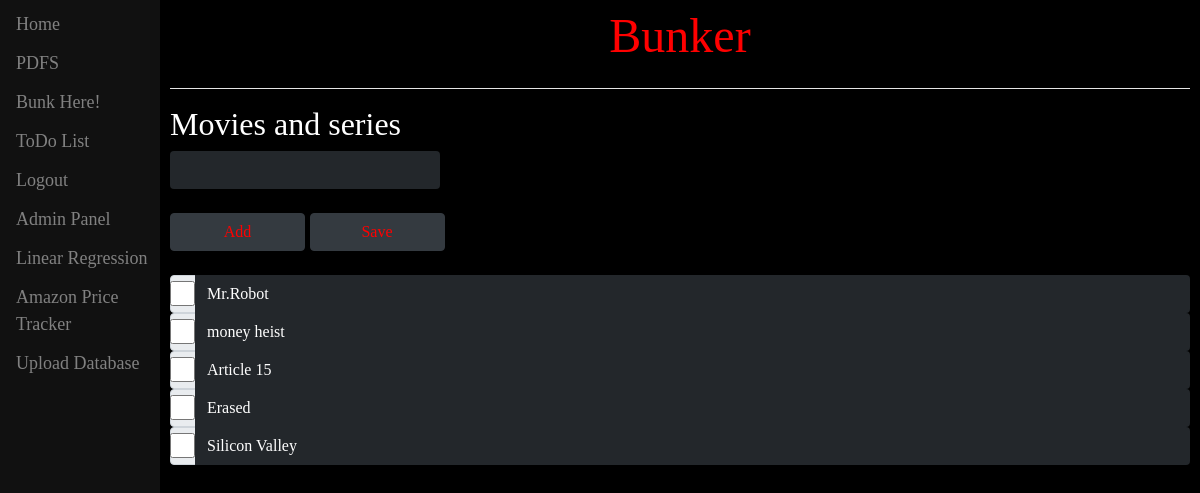
The page /td/12 (signed in) on the database its author committed.
### page1/models.py (models this page shows, shortened)
class ToDo(models.Model):
	name = models.CharField(max_length=200)

class Item(models.Model):
	todolist = models.ForeignKey(ToDo, on_delete=models.CASCADE)
	text = models.CharField(max_length=300)
	complete = models.BooleanField()

### page1/views.py (the view, shortened to what this page needs)
# urls.py: path('td/<int:id>',views.index2, name='index2'),
def index2(request, id):
	ls = ToDo.objects.get(id=id)
	return render(request, "page1/indi.html", {"ls": ls})

### page1/templates/page1/indi.html (shortened to what this page needs)
{% extends 'page1/base.html' %}
{% block content %}
	<h2>{{ls.name}}</h2>
	<form method="post", action="#">
		<input type="text" name="new" value="" class="form-control">
		<br>
		<input name="add", value="Add", type="submit", class="btn btn-dark">
		<input name="save", value="Save", type="submit", class="btn btn-dark">
		<br>
		<br>
		{% for item in ls.item_set.all%}
			<div class="input-group mb3">
	  			<div class="input-group-prepend">
	    			<div class="input-group-text">
	      				<input type="checkbox" name="c{{item.id}}" value="clicked" aria-label="Checkbox for following text input" {% if item.complete %} checked {% endif %}>
	    			</div>
				  </div>
	  			<input type="text" name="text{{item.id}}" value="{{item.text}}" class="form-control" aria-label="Text input with checkbox" width=>
			</div>
		{% endfor %}
	</form>
{% endblock %}

### page1/templates/page1/indi.html (style rules this page uses)
input[type="submit"] { color: red; font-family: "TW Cen MT"; width: 135px; }
input[type='text'] { color: white; display: block; width: 270px; text-align: left; background-color: #23272B; font-family:'Tw Cen MT'; border: 0px; border-radius: 4px; }
input[type="checkbox"] { display: block; position: relative; padding-left: 35px; margin-bottom: 12px; cursor: pointer; font-size: 22px; -webkit-user-select: none; -moz-user-select: none; -ms-user-select: none; user-select: none; }
input[type="checkbox"] { position: absolute; top: 6px; left: 0; height: 25px; width: 25px; background-color: red }
h2 { color: white; font-family: 'TW Cen MT'; }

### rows shown on the page
ToDo: name "Movies and series"
Item: text "Mr.Robot"
Item: text "money heist"
Item: text "Article 15"
Item: text "Erased"
Item: text "Silicon Valley"
